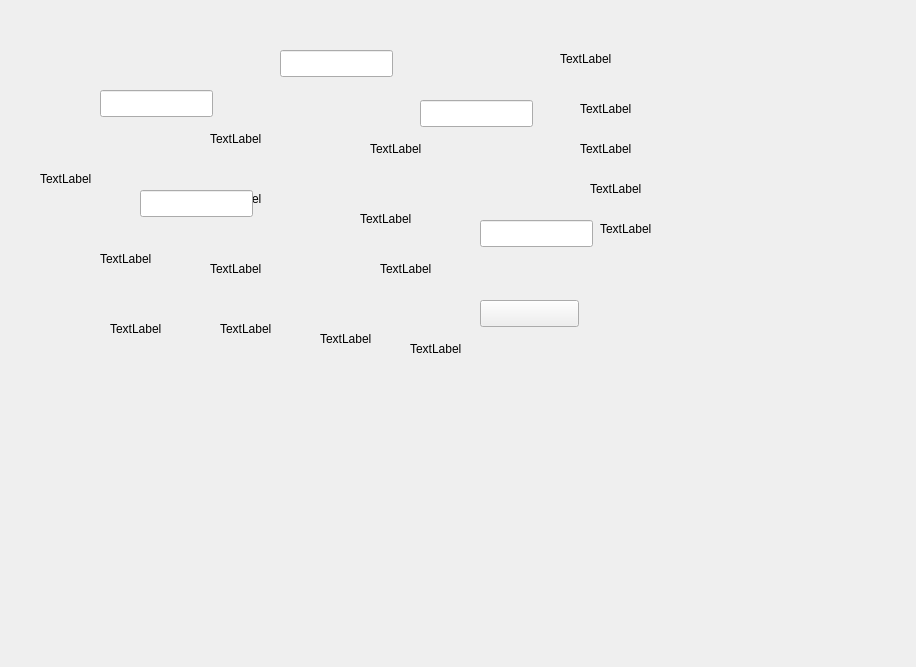
<?xml version="1.0" encoding="UTF-8"?>
<ui version="4.0">
 <class>QSettingCleanForm</class>
 <widget class="QWidget" name="QSettingCleanForm">
  <property name="geometry">
   <rect>
    <x>0</x>
    <y>0</y>
    <width>916</width>
    <height>667</height>
   </rect>
  </property>
  <property name="windowTitle">
   <string>Form</string>
  </property>
  <widget class="QLabel" name="lb_settingclean_zijian">
   <property name="geometry">
    <rect>
     <x>210</x>
     <y>130</y>
     <width>67</width>
     <height>17</height>
    </rect>
   </property>
   <property name="text">
    <string>TextLabel</string>
   </property>
  </widget>
  <widget class="QLabel" name="lb_settingclean_huansuan">
   <property name="geometry">
    <rect>
     <x>210</x>
     <y>190</y>
     <width>67</width>
     <height>17</height>
    </rect>
   </property>
   <property name="text">
    <string>TextLabel</string>
   </property>
  </widget>
  <widget class="QLabel" name="lb_settingclean_xiaohuaguan">
   <property name="geometry">
    <rect>
     <x>370</x>
     <y>140</y>
     <width>67</width>
     <height>17</height>
    </rect>
   </property>
   <property name="text">
    <string>TextLabel</string>
   </property>
  </widget>
  <widget class="QLabel" name="lb_settingclean_jieshoubei">
   <property name="geometry">
    <rect>
     <x>360</x>
     <y>210</y>
     <width>67</width>
     <height>17</height>
    </rect>
   </property>
   <property name="text">
    <string>TextLabel</string>
   </property>
  </widget>
  <widget class="QLabel" name="lb_settingclean_jianguan">
   <property name="geometry">
    <rect>
     <x>210</x>
     <y>260</y>
     <width>67</width>
     <height>17</height>
    </rect>
   </property>
   <property name="text">
    <string>TextLabel</string>
   </property>
  </widget>
  <widget class="QLabel" name="lb_settingclean_pengsuanguan">
   <property name="geometry">
    <rect>
     <x>380</x>
     <y>260</y>
     <width>67</width>
     <height>17</height>
    </rect>
   </property>
   <property name="text">
    <string>TextLabel</string>
   </property>
  </widget>
  <widget class="QLineEdit" name="le_settingclean_xiaohuaguan">
   <property name="geometry">
    <rect>
     <x>100</x>
     <y>90</y>
     <width>113</width>
     <height>27</height>
    </rect>
   </property>
  </widget>
  <widget class="QLineEdit" name="le_settingclean_huansuan">
   <property name="geometry">
    <rect>
     <x>280</x>
     <y>50</y>
     <width>113</width>
     <height>27</height>
    </rect>
   </property>
  </widget>
  <widget class="QLineEdit" name="le_settingclean_jieshoubei">
   <property name="geometry">
    <rect>
     <x>420</x>
     <y>100</y>
     <width>113</width>
     <height>27</height>
    </rect>
   </property>
  </widget>
  <widget class="QLineEdit" name="le_settingclean_jianguan">
   <property name="geometry">
    <rect>
     <x>140</x>
     <y>190</y>
     <width>113</width>
     <height>27</height>
    </rect>
   </property>
  </widget>
  <widget class="QLineEdit" name="le_settingclean_pengsuanguan">
   <property name="geometry">
    <rect>
     <x>480</x>
     <y>220</y>
     <width>113</width>
     <height>27</height>
    </rect>
   </property>
  </widget>
  <widget class="QPushButton" name="pb_settingclean_save">
   <property name="geometry">
    <rect>
     <x>480</x>
     <y>300</y>
     <width>99</width>
     <height>27</height>
    </rect>
   </property>
   <property name="text">
    <string/>
   </property>
  </widget>
  <widget class="QLabel" name="label">
   <property name="geometry">
    <rect>
     <x>40</x>
     <y>170</y>
     <width>67</width>
     <height>17</height>
    </rect>
   </property>
   <property name="text">
    <string>TextLabel</string>
   </property>
  </widget>
  <widget class="QLabel" name="label_2">
   <property name="geometry">
    <rect>
     <x>100</x>
     <y>250</y>
     <width>67</width>
     <height>17</height>
    </rect>
   </property>
   <property name="text">
    <string>TextLabel</string>
   </property>
  </widget>
  <widget class="QLabel" name="label_3">
   <property name="geometry">
    <rect>
     <x>110</x>
     <y>320</y>
     <width>67</width>
     <height>17</height>
    </rect>
   </property>
   <property name="text">
    <string>TextLabel</string>
   </property>
  </widget>
  <widget class="QLabel" name="label_4">
   <property name="geometry">
    <rect>
     <x>220</x>
     <y>320</y>
     <width>67</width>
     <height>17</height>
    </rect>
   </property>
   <property name="text">
    <string>TextLabel</string>
   </property>
  </widget>
  <widget class="QLabel" name="label_5">
   <property name="geometry">
    <rect>
     <x>320</x>
     <y>330</y>
     <width>67</width>
     <height>17</height>
    </rect>
   </property>
   <property name="text">
    <string>TextLabel</string>
   </property>
  </widget>
  <widget class="QLabel" name="label_6">
   <property name="geometry">
    <rect>
     <x>410</x>
     <y>340</y>
     <width>67</width>
     <height>17</height>
    </rect>
   </property>
   <property name="text">
    <string>TextLabel</string>
   </property>
  </widget>
  <widget class="QLabel" name="label_s">
   <property name="geometry">
    <rect>
     <x>560</x>
     <y>50</y>
     <width>67</width>
     <height>17</height>
    </rect>
   </property>
   <property name="text">
    <string>TextLabel</string>
   </property>
  </widget>
  <widget class="QLabel" name="label_s3">
   <property name="geometry">
    <rect>
     <x>580</x>
     <y>100</y>
     <width>67</width>
     <height>17</height>
    </rect>
   </property>
   <property name="text">
    <string>TextLabel</string>
   </property>
  </widget>
  <widget class="QLabel" name="label_s1">
   <property name="geometry">
    <rect>
     <x>580</x>
     <y>140</y>
     <width>67</width>
     <height>17</height>
    </rect>
   </property>
   <property name="text">
    <string>TextLabel</string>
   </property>
  </widget>
  <widget class="QLabel" name="label_s2">
   <property name="geometry">
    <rect>
     <x>590</x>
     <y>180</y>
     <width>67</width>
     <height>17</height>
    </rect>
   </property>
   <property name="text">
    <string>TextLabel</string>
   </property>
  </widget>
  <widget class="QLabel" name="label_times">
   <property name="geometry">
    <rect>
     <x>600</x>
     <y>220</y>
     <width>67</width>
     <height>17</height>
    </rect>
   </property>
   <property name="text">
    <string>TextLabel</string>
   </property>
  </widget>
 </widget>
 <resources/>
 <connections/>
</ui>
